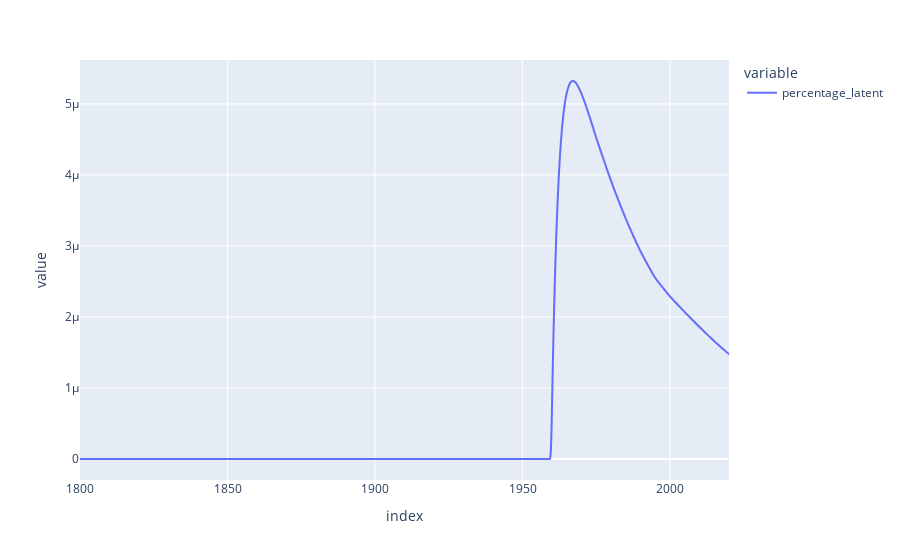

Notebook code cell kept with this figure:
### Code cell
derived_df_0.percentage_latent.plot()

### Figure 1 — Plotly figure (JSON) as saved in the notebook; plotly's stock layout.template omitted (floating-point values rounded to 4 significant figures; data arrays with more than 128 entries replaced by an {"elided": "..."} marker saying what was removed)
{"data": [{"hovertemplate": "variable=percentage_latent<br>index=%{x}<br>value=%{y}<extra></extra>", "legendgroup": "percentage_latent", "line": {"color": "#636efa", "dash": "solid"}, "marker": {"symbol": "circle"}, "mode": "lines", "name": "percentage_latent", "showlegend": true, "type": "scattergl", "x": {"elided": "2201 float values"}, "xaxis": "x", "y": {"elided": "2201 float values"}, "yaxis": "y"}], "layout": {"legend": {"title": {"text": "variable"}, "tracegroupgap": 0}, "margin": {"t": 60}, "xaxis": {"anchor": "y", "domain": [0, 1], "title": {"text": "index"}}, "yaxis": {"anchor": "x", "domain": [0, 1], "title": {"text": "value"}}}}
